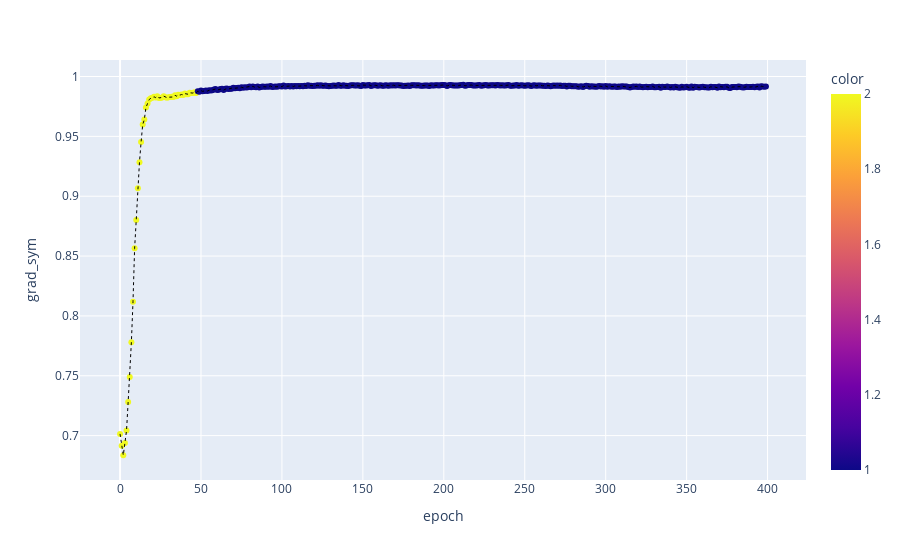

The notebook cell saved with this chart:
### Code cell
visualize_hmm_loss(training_run,phase_col = 'phases', epoch_col='epoch', loss_col='grad_sym')

### Figure 1 — Plotly figure (JSON) as saved in the notebook; plotly's stock layout.template omitted (floating-point values rounded to 4 significant figures; data arrays with more than 128 entries replaced by an {"elided": "..."} marker saying what was removed)
{"data": [{"hovertemplate": "epoch=%{x}<br>grad_sym=%{y}<br>color=%{marker.color}<extra></extra>", "legendgroup": "", "marker": {"color": {"elided": "400 int values"}, "coloraxis": "coloraxis", "symbol": "circle"}, "mode": "markers", "name": "", "orientation": "v", "showlegend": false, "type": "scatter", "x": {"elided": "400 int values"}, "xaxis": "x", "y": {"elided": "400 float values"}, "yaxis": "y"}, {"line": {"color": "black", "dash": "dot", "width": 1}, "mode": "lines", "showlegend": false, "type": "scatter", "x": {"elided": "400 int values"}, "y": {"elided": "400 float values"}}], "layout": {"coloraxis": {"colorbar": {"title": {"text": "color"}}, "colorscale": [[0, "#0d0887"], [0.1111, "#46039f"], [0.2222, "#7201a8"], [0.3333, "#9c179e"], [0.4444, "#bd3786"], [0.5556, "#d8576b"], [0.6667, "#ed7953"], [0.7778, "#fb9f3a"], [0.8889, "#fdca26"], [1, "#f0f921"]]}, "legend": {"tracegroupgap": 0}, "margin": {"t": 60}, "xaxis": {"anchor": "y", "domain": [0, 1], "title": {"text": "epoch"}}, "yaxis": {"anchor": "x", "domain": [0, 1], "title": {"text": "grad_sym"}}}}
